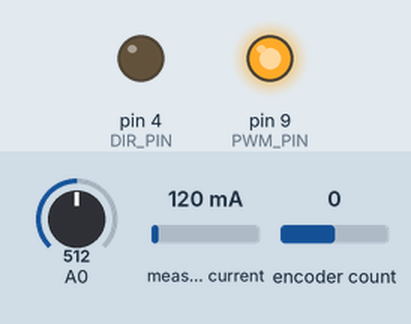
Recording of a program running on a simulated Arduino Uno, built with avr-gcc and run on an emulated ATmega328P. On the bench: output pins drawn as LEDs (lit = HIGH). The inputs (shaded band) are chosen by the test bench; at power-on: A0 = 512, measured current 120 mA, encoder count 0.

Above: at 1.2 s.
1.3 s: A0 set to 122
At 1.45 s:
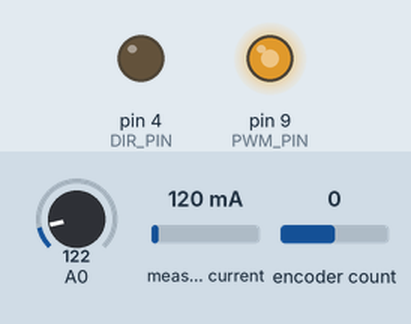
3.1 s: A0 set to 0
At 4.2 s:
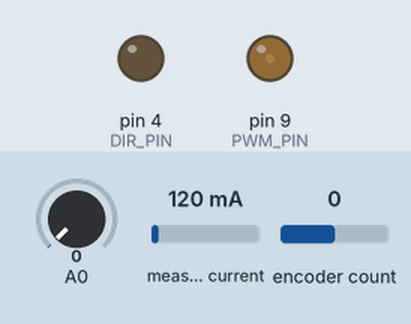
4.6 s: measured current set to 500 mA
At 4.84 s:
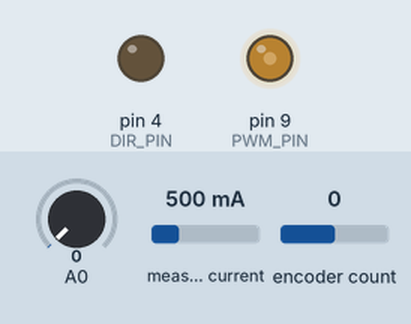
7.6 s: encoder count set to 1
At 8.6 s:
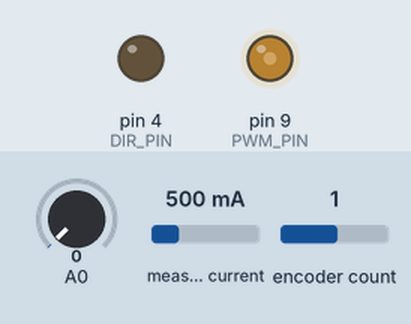
10.6 s: measured current set to 40 mA
13.6 s: encoder count set to 2
At 15.0 s:
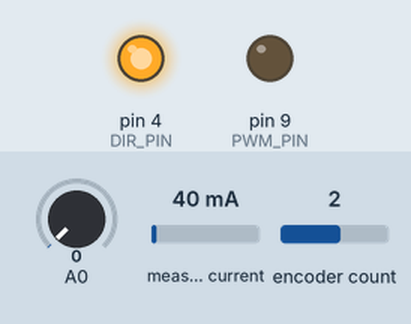
Timing chart, 0 to 53.1 s (numbered marks = the images above; inputs shaded):
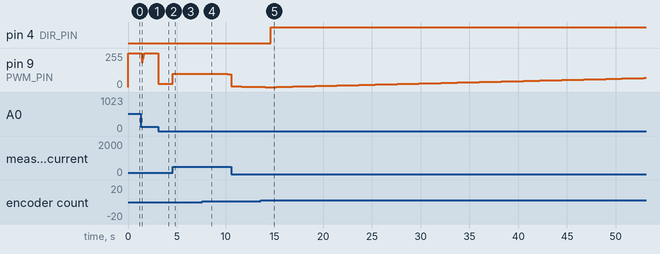

Measured:
- after the input at 1.3 s, pin 9 (PWM_PIN): 255/255 → 186/255 after 0.11 s, → 216/255 0.11 s later, → 255/255 0.07 s later
- after the input at 3.1 s, pin 9 (PWM_PIN): 255/255 → 24/255 at once
- after the input at 4.6 s, pin 9 (PWM_PIN): 24/255 → 100/255 at once
- after the input at 7.6 s, pin 9 (PWM_PIN): 100/255 → 99/255 after 0.34 s, → 98/255 1.1 s later, → 97/255 1.1 s later
- after the input at 13.6 s, pin 4 (DIR_PIN): LOW → HIGH after 1.0 s instead of 2.6 s

The program:

main.cpp
```cpp
#include <Arduino.h>
#include <Wire.h>
#include <Adafruit_INA219.h>

#define ENCODER_OPTIMIZE_INTERRUPTS
#include <Encoder.h>

#include "PID.h"
#include "TimedTask.h"
#include "AvgValue.h"

#define PWM_PIN 9
#define DIR_PIN 4

#define MAX_VOLTAGE 5.51

#define PPR 5000

Encoder encoder(3, 2);
float last_theta = 0;
float theta_u = 0;
float omega = 0;
float omega_u = 0;
Adafruit_INA219 ina219;
int last_target = 0;

#define CURRENT_BUF_SIZE  2
float current_buf[CURRENT_BUF_SIZE];
AvgValue current_ma(current_buf, CURRENT_BUF_SIZE);
float current_avg;
float u;

PID current_pid(0.2, 0.0, 0.5, .0);
PID velocity_pid(35.0, 0.4, 35.0, .0);
PID position_pid(25.0, 0.7, 50.0, .0);

void log_state();

void set_pwm_frequency() {
//  TCCR1B = TCCR1B & B11111000 | B00000101;    // set timer 1 divisor to  1024 for PWM frequency of    30.64 Hz
//  TCCR1B = TCCR1B & B11111000 | B00000100;    // set timer 1 divisor to   256 for PWM frequency of   122.55 Hz
//  TCCR1B = TCCR1B & B11111000 | B00000011;    // set timer 1 divisor to    64 for PWM frequency of   490.20 Hz (The DEFAULT)
//  TCCR1B = TCCR1B & B11111000 | B00000010;    // set timer 1 divisor to     8 for PWM frequency of  3921.16 Hz
  TCCR1B = TCCR1B & B11111000 | B00000001;    // set timer 1 divisor to     1 for PWM frequency of 31372.55 Hz
}

void setup() {
  pinMode(PWM_PIN, OUTPUT);
  pinMode(DIR_PIN, OUTPUT);

  set_pwm_frequency();

  ina219.begin();
  // Serial.begin(115200);
}

void run(unsigned long now, unsigned long dt_millis) {
  float dt = 1e-3 * dt_millis;

  float theta = M_PI * encoder.read() / PPR;
  omega = (theta - last_theta) / dt;
  last_theta = theta;

  theta_u = position_pid.getControl(theta, dt);
  velocity_pid.setTarget(theta_u);

  omega_u = -velocity_pid.getControl(omega, dt);
  current_pid.setTarget(omega_u);

  current_avg = current_ma.get_avg();

  u = current_pid.getControl(current_avg, dt);

  digitalWrite(DIR_PIN, u > 0 ? HIGH : LOW);
  analogWrite(PWM_PIN, (int) min(abs(u), 255));

  int target = analogRead(A0);
  if (last_target != target) {
    position_pid.setTarget(2.0 * M_PI * target / 1023);
    last_target = target;
  }


  // log_state();
}

TimedTask run_task(&run, 1);

void loop() {
  run_task.loop();
  current_ma.update(ina219.getCurrent_mA());
}

int log_i = 0;

void log_state() {
  log_i++;
  if (log_i > 10) {
    Serial.print(last_theta);
    Serial.print("\t");
    Serial.print(theta_u);
    Serial.print("\t");
    Serial.print(omega);
    Serial.print("\t");
    Serial.print(omega_u);
    Serial.print("\t");
    Serial.print(current_avg);
    Serial.print("\t");
    Serial.println(u);
    log_i = 0;
  }
}
```

AvgValue.h
```cpp
#ifndef AVG_VALUE_H
#define AVG_VALUE_H


class AvgValue {
  public:
    AvgValue(float*, unsigned int);
    void update(float);
    float get_avg();
  private:
    unsigned int _size;
    unsigned int _i;
    float *_buf;
};

AvgValue::AvgValue(float* buf, unsigned int size) {
  _buf = buf;
  _size = size;
  _i = 0;
}

void AvgValue::update(float val) {
  _buf[_i] = val;
  _i++;
  if (_i >= _size) {
    _i = 0;
  }
}

float AvgValue::get_avg() {
  float sum = 0;
  for (int i = 0; i < _size; i++) {
    sum += _buf[i];
  }
  return sum / _size;
}

#endif
```

PID.cpp
```cpp
#include "PID.h"

PID::PID(float Kp, float Kd, float Ki, float target) {
    _Kp = Kp;
    _Kd = Kd;
    _Ki = Ki;
    _target = target;
}

float PID::getControl(float value, float dt_seconds) {
    float lastValue = _has_last_value ? _last_value : value;
    float error = _target - value;
    float de = -(value - lastValue) / dt_seconds;
    _integralError += _Ki * error * dt_seconds;
    _lastError = error;
    _last_value = value;
    _has_last_value = true;
    return (_Kp * error + _Kd * de + _integralError);
}

void PID::setTarget(float target) {
    _target = target;
    _has_last_value = false;
    _integralError = .0;
}
```

PID.h
```cpp
#ifndef PID_H
#define PID_H

class PID {
    public:
        PID(float Kp, float Kd, float Ki, float target);
        float getControl(float value, float dt_seconds);
        void setTarget(float target);
    private:
        float _Kp;
        float _Kd;
        float _Ki;
        float _lastError;
        float _integralError;
        float _target;
        float _last_value;
        bool _has_last_value = false;
};

#endif
```

TimedTask.cpp
```cpp
#include <Arduino.h>

#include "TimedTask.h"

TimedTask::TimedTask(t_func func, unsigned long delta_millis) {
  _delta_millis = delta_millis;
  _func = func;
  _last_millis = millis();
}

void TimedTask::loop() {
  unsigned long now = millis();
  unsigned long dt = now - _last_millis;

  if (dt >= _delta_millis) {
    _func(now, dt);
    _last_millis = now;
  }
}
```

TimedTask.h
```cpp
#ifndef TIMED_TASK_H
#define TIMED_TASK_H

/**
 * Function receiving the following arguments:
 * - now - time in millis
 * - dt - elapsed millis from the prevoius invocation
 */
typedef void (* t_func)(unsigned long, unsigned long);

class TimedTask {
  public:
    TimedTask(t_func func, unsigned long delta_millis);
    void loop();

  private:
    unsigned long _last_millis;
    unsigned long _delta_millis;
    t_func _func;
};

#endif
```
